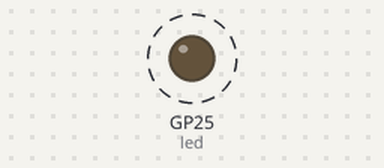
Bench run of a program on a simulated Raspberry Pi Pico running MicroPython. On the bench: output pins drawn as LEDs (lit = HIGH). Dashed ring = blinking.

Above: at 0.2 s.
Timing chart, 0 to 3.0 s (numbered marks = the images above):
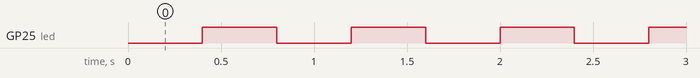

The program:

blink-timer.py
```python
# https://github.com/raspberrypi/pico-micropython-examples/blob/master/blink/blink.py

from machine import Pin, Timer

led = Pin(25, Pin.OUT)
tim = Timer()

def tick(timer):
    global led
    led.toggle()

tim.init(freq=2.5, mode=Timer.PERIODIC, callback=tick)
```

Measured:
- by itself, GP25 (led): alternates HIGH for 0.40 s and LOW for 0.40 s
